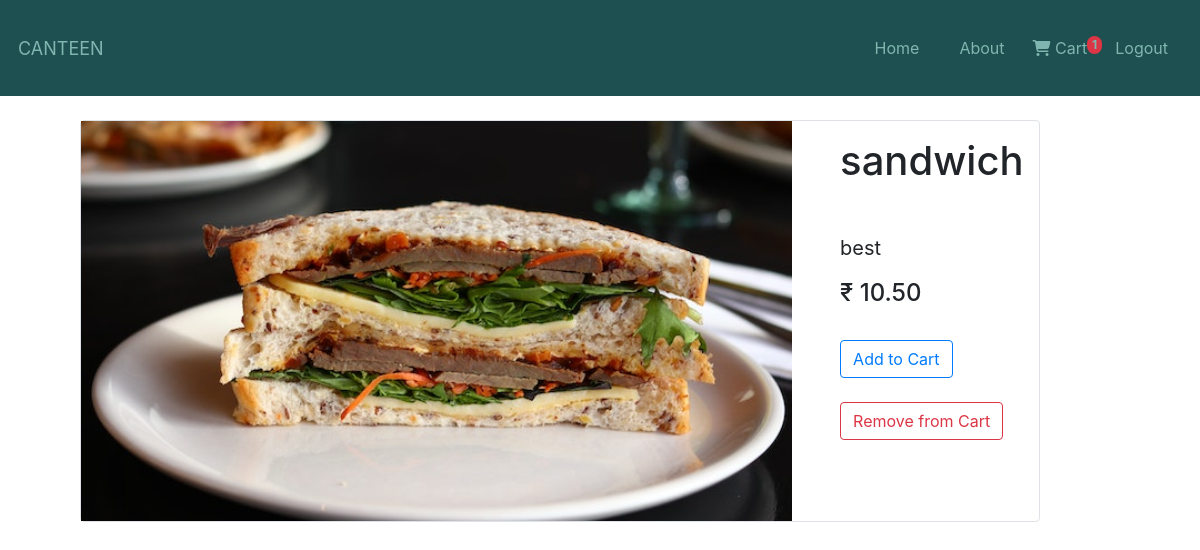
The app's page /Product/1/ (signed in) with its own data.
### account/models.py (models this page shows, shortened)
class Customer(models.Model):
    user=models.OneToOneField(User,on_delete=models.CASCADE)
    name=models.CharField(max_length=200)
    email=models.EmailField(max_length=100)

### ordering/models.py (models this page shows, shortened)
class order_info(models.Model):
    customer=models.ForeignKey(Customer,on_delete=models.SET_NULL,null=True,blank=True,related_name="customer_order")
    date_ordered=models.DateField(auto_now_add=True)
    complete=models.BooleanField(default=False)
    transaction_id=models.CharField(max_length=10)
    products=models.ManyToManyField(cart)
    take_away=models.BooleanField(default=False)

class Product(models.Model):
    options=(("Breakfast","Breakfast"),
    ("Lunch","Lunch"),
    ("Todayspl","Todayspl"),)
    name=models.CharField(max_length=100)
    price=models.DecimalField(max_digits=7,decimal_places=2)
    category=models.CharField(max_length=10,choices=options)
    description=models.TextField(max_length=500)
    image=models.ImageField(null=True,blank=True)
    @property
    def ImageURL(self):
        try:
            url = self.image.url
        except:
            url = ''
        return url

### ordering/views.py (the view)
# urls.py: path("Product/<int:id>/", views.ProductDetailView,name="Productdetail"),
def ProductDetailView(request,id):
    product=get_object_or_404(Product,pk=id)
    context={"product":product}
    return render(request,"ordering/ProductDetailView.html",context)

### account/templatetags/cart_template_tags.py (called while the page is built)
@register.filter(name="cart_products")
def cart_products(user):
    if user.is_authenticated:
        customer_obj = Customer.objects.get(user=user)
        qs = order_info.objects.filter(customer=customer_obj, complete=False)
        if qs.exists():
            return qs[0].products.count()
    return 0

### ordering/templates/ordering/ProductDetailView.html
{% extends "account/base.html" %}
{% block content %}
<article class="media content-section border rounded mt-4 " style="width: 80%; margin-left: 5rem;">
    <img style ="height: 50vh" class=" article-img mr-5" src="{{ product.ImageURL }}">
    <div class="media-body">
        <div class="article-metadata mb-5 mt-3">
            <h1 class="mr-2 ">{{ product.name }}</h1>
        </div>
        <p style="font-size: 20px;" class="article-content ">{{ product.description }}</p>
        <h4 style="display: inline-block;float:none ">₹ {{product.price|floatformat:2}}</h4><br>
            <a href="{% url 'add-to-cart' product.id %}"  class="btn btn-outline-primary add-btn update-cart mt-4">Add
                to Cart</a>
            <a href="{% url 'remove-from-cart' product.id %}"  class="btn btn-outline-danger add-btn update-cart mt-4">Remove from  Cart</a>
    </div>
</article>
{% endblock %}

### account/templates/account/base.html (shortened to what this page needs)
<!DOCTYPE html>
<html lang="en">
    {% load cart_template_tags %}
{% load static %}
<head>
    <link rel="stylesheet" type="text/css" href="{% static 'account/main.css' %}">
    <link rel="stylesheet" href="https://cdn.jsdelivr.net/npm/bootstrap@4.4.1/dist/css/bootstrap.min.css"
>
    <link rel="stylesheet" href="https://stackpath.bootstrapcdn.com/bootstrap/4.4.1/css/bootstrap.min.css"
>
</head>
<body>
    <nav class="navbarContainer">
        {% if not user.is_staff %}
        <a class="logoHeading" href="{% url 'menu' %}"> Canteen</a>
        {% else %}
        <a class="logoHeading" href="{% url 'dashboard' %}">Canteen</a>
        {% endif %}
        <div class="anchoreContainer" id="navbarSupportedContent">
            <ul class="anchorestag">
                <li class="nav-item active">
                    {% if not user.is_staff %}
                    <a class="nav-link" href="{% url 'menu' %}">Home </a>
                    {% else %}
                    <a class="nav-link" href="{% url 'dashboard' %}">Home <span class="sr-only"></span></a>
                    {%endif%}
                </li>
            </ul>
            <div class="navbarButtonsContainer">
                {% if user.is_authenticated %}
                <a href="#" class="my-2 my-sm-0">About</a>
                {% if not user.is_staff%}
                <a href="{% url 'order-summary' %}" class="nav-link waves-effect">
                    <i class="fa-solid fa-cart-shopping"></i>
                    <span class="clearfix d-none d-sm-inline-block"> Cart </span>
                    <span class="position-absolute  start-100 translate-middle badge rounded-pill bg-danger">
                        {{ request.user|cart_products }}
                    </span>
                </a>
                {% endif %}
                <a href="{% url 'logout' %}" class="my-2 my-sm-0">Logout</a>
                {% else %}
                <a href="{% url 'register' %}" class=" mr-sm-2">Register</a>
                <a href="{% url 'login' %}" class=" my-2 my-sm-0">Login</a>
                {% endif %}
            </div>
        </div>
    </nav>
    {% block content %}{% endblock %}
</body>
</html>

### account/static/account/main.css (style rules this page uses)
.navbarContainer { background-color: #1f5051; padding: 18px; display: flex; flex-direction: row; justify-content: space-between; align-items: center; }
.logoHeading { text-decoration: none; color: #7fb7b0; text-transform: uppercase; font-size: 18px; }
.anchoreContainer { display: flex; flex-direction: row; }
.anchorestag { padding: 10px; margin: 0px; list-style: none; }
.anchorestag a { color: #7fb7b0; }
.navbarButtonsContainer { display: flex; flex-direction: row; align-items: center; }
.navbarButtonsContainer a { color: #7fb7b0; background-color: transparent; padding: 5px 14px; text-decoration: none; border-radius: 10px; }
::placeholder { color: white; }

### records on screen
Product: ImageURL (picture), name "sandwich", description "best", price "10.50"

### other values on screen
{{ request.user|cart_products }} "1"
